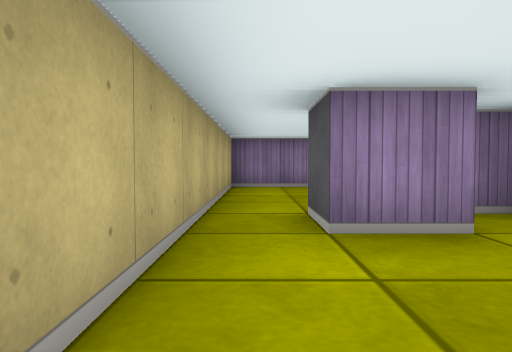
View 1 (above)

22 first-person views from a walk through a cub3D ray-caster map. The camera is about half as high as the walls, tilts 2° down and sees 70° across. The floor is counted in squares. Each view is taken from the middle of a square. On the plan, view 1 faces up. The plan holds only what a view shows up to about 9 squares ahead; the rest is blank.

View 2
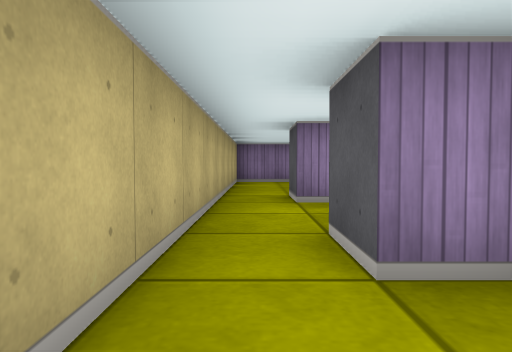

View 3
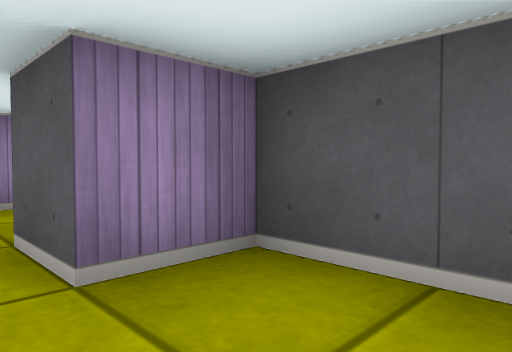

View 4
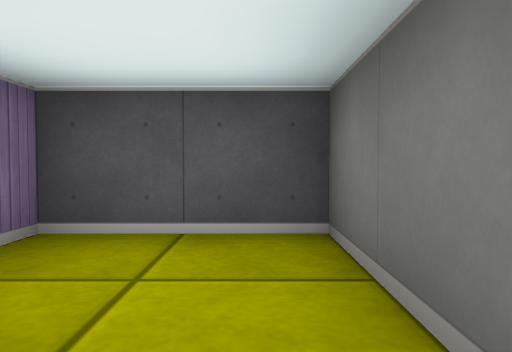

View 5
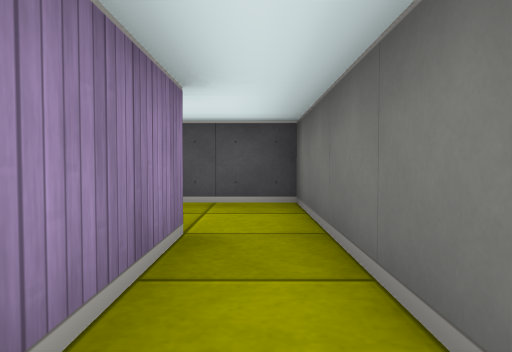

View 6
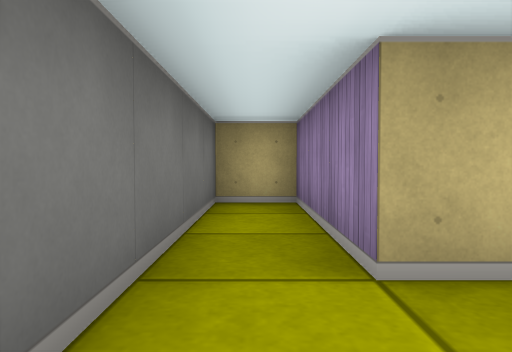

View 7
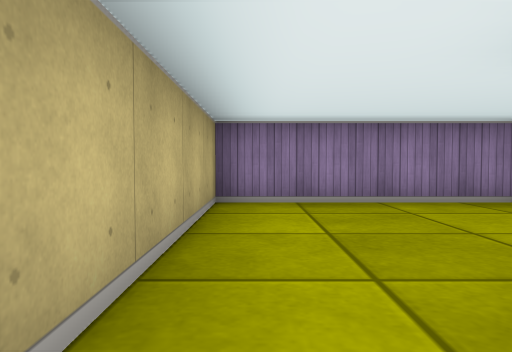

View 8
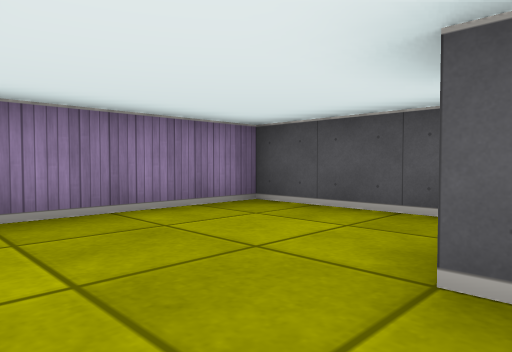

View 9
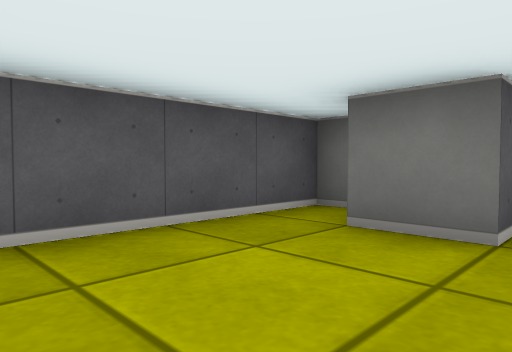

View 10
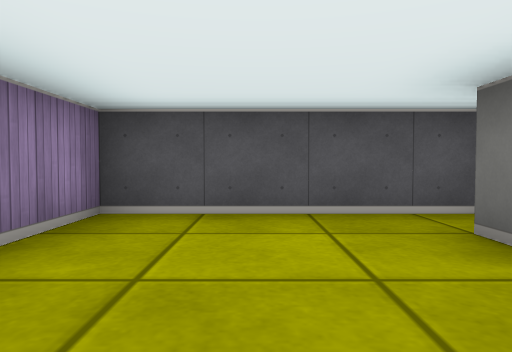

View 11
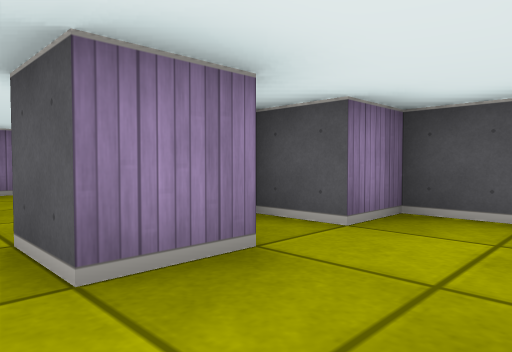

View 12
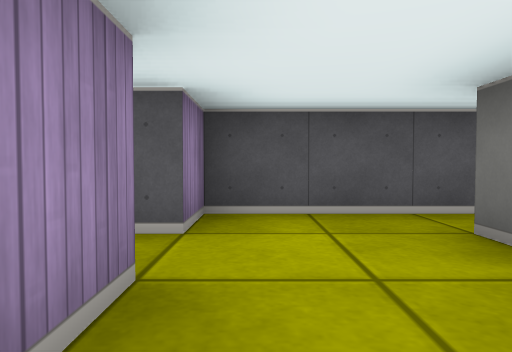

View 13
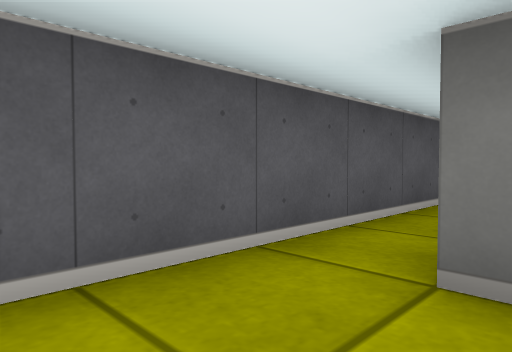

View 14
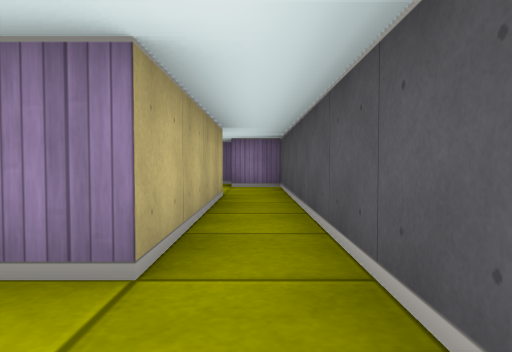

View 15
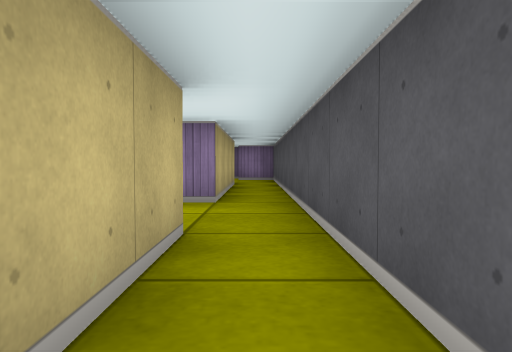

View 16
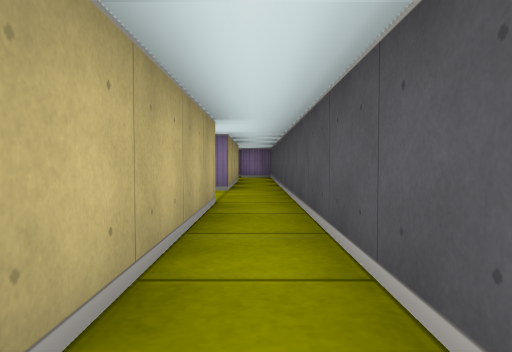

View 17
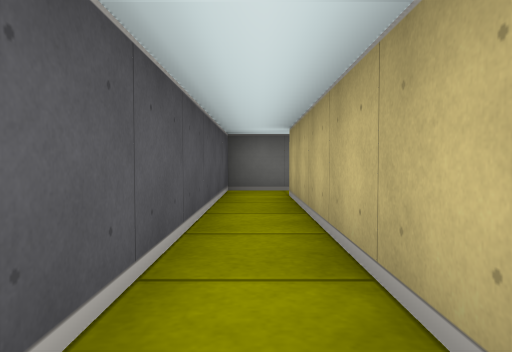

View 18
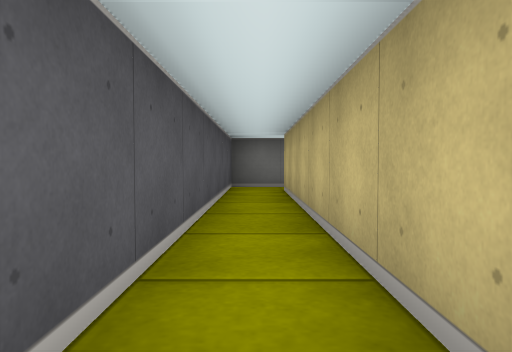

View 19
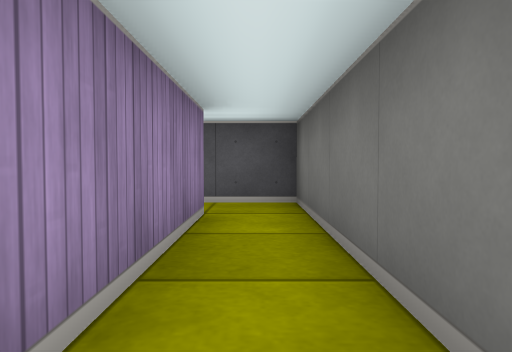

View 20
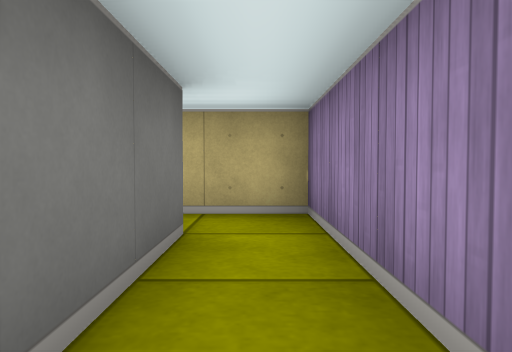

View 21
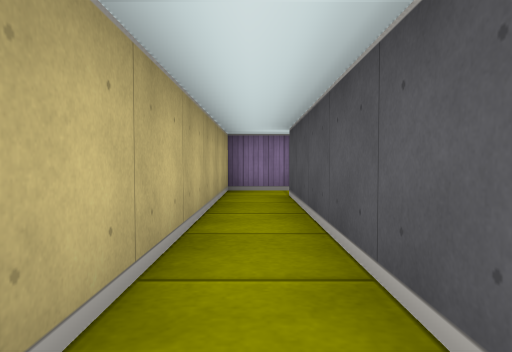

View 22
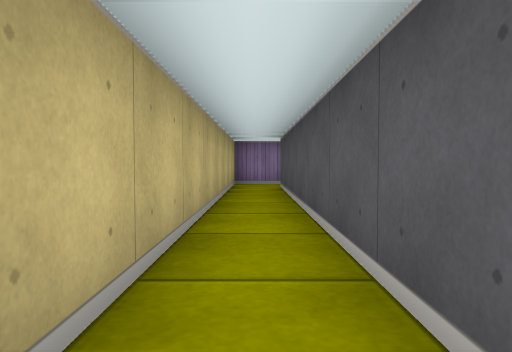

### Floor plan
Ten units are one square. View 1 is at (0, 0); x grows to the right and y downward. Boxes are objects, and circles mark ways between rooms. Rooms are numbered by the first view taken in them; rooms with no view inside come last. Other rooms are left out.
<svg viewBox="-40 -80 80 289">
<path fill="none" stroke="#000" d="M14 -45 25 -45M30 -35 35 -35 35 -75 -5 -75 -5 5M5 -25 5 -35M5 5 5 -5M-5 5 -5 15 -35 15 -35 25 15 25 15 5 5 5M25 55 25 125M25 -5 25 35 19 35M16 -25 5 -25M25 -35 20 -35M35 125 35 -25 25 -25M-5 204 -5 135M-5 125 -15 125 -15 204M-5 135 35 135 35 125M25 125 -5 125"/>
<circle cx="0" cy="0" r="3" fill="#2a7"/>
<circle cx="15" cy="-15" r="3" fill="#2a7"/>
<circle cx="30" cy="120" r="3" fill="#2a7"/>
<circle cx="0" cy="130" r="3" fill="#2a7"/>
<text x="10" y="-50">1</text>
<text x="-10" y="20">2</text>
<text x="20" y="40">3</text>
<text x="-10" y="170">4</text>
<text x="10" y="130">5</text>
</svg>
Room 1 opens to room 2. Room 1 opens to room 3. Room 3 opens to room 5. Room 4 opens to room 5.

Where each view was taken, in squares from view 1:
view 1: 0 up, 0 right, facing up
view 2: 2 down, 0 right, facing up
view 3: 2 down, 0 right, facing up-right
view 4: 2 down, 1 left, facing right
view 5: 2 down, 3 left, facing right
view 6: 2 down, 1 right, facing left
view 7: 3 up, 0 right, facing up
view 8: 4 up, 0 right, facing up-right
view 9: 7 up, 1 right, facing down-right
view 10: 6 up, 0 right, facing right
view 11: 1 up, 0 right, facing up-right
view 12: 2 up, 0 right, facing right
view 13: 2 up, 2 right, facing down-right
view 14: 5 down, 3 right, facing up
view 15: 8 down, 3 right, facing up
view 16: 10 down, 3 right, facing up
view 17: 7 down, 3 right, facing down
view 18: 6 down, 3 right, facing down
view 19: 13 down, 1 left, facing right
view 20: 13 down, 2 right, facing left
view 21: 19 down, 1 left, facing up
view 22: 21 down, 1 left, facing up
